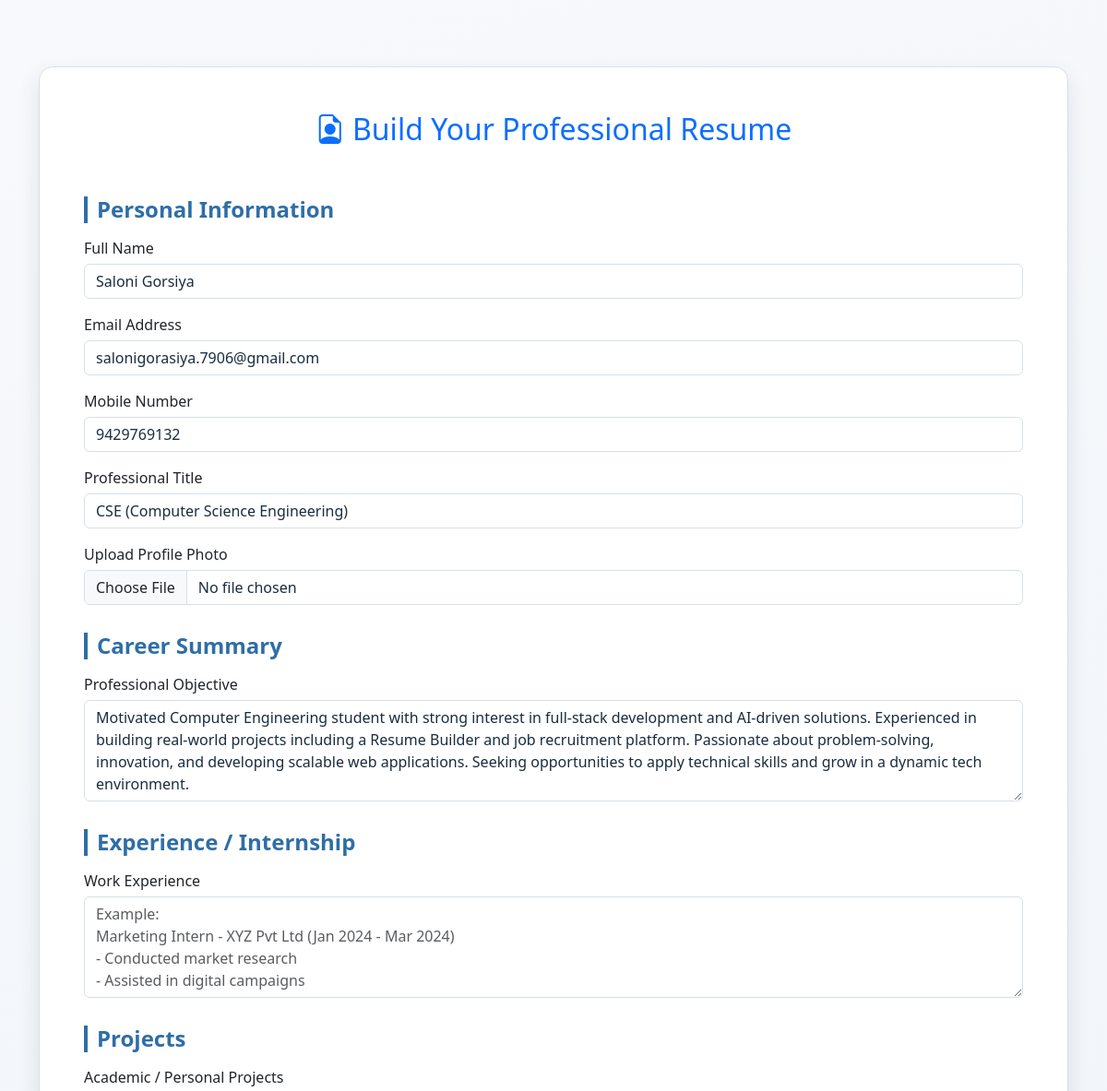
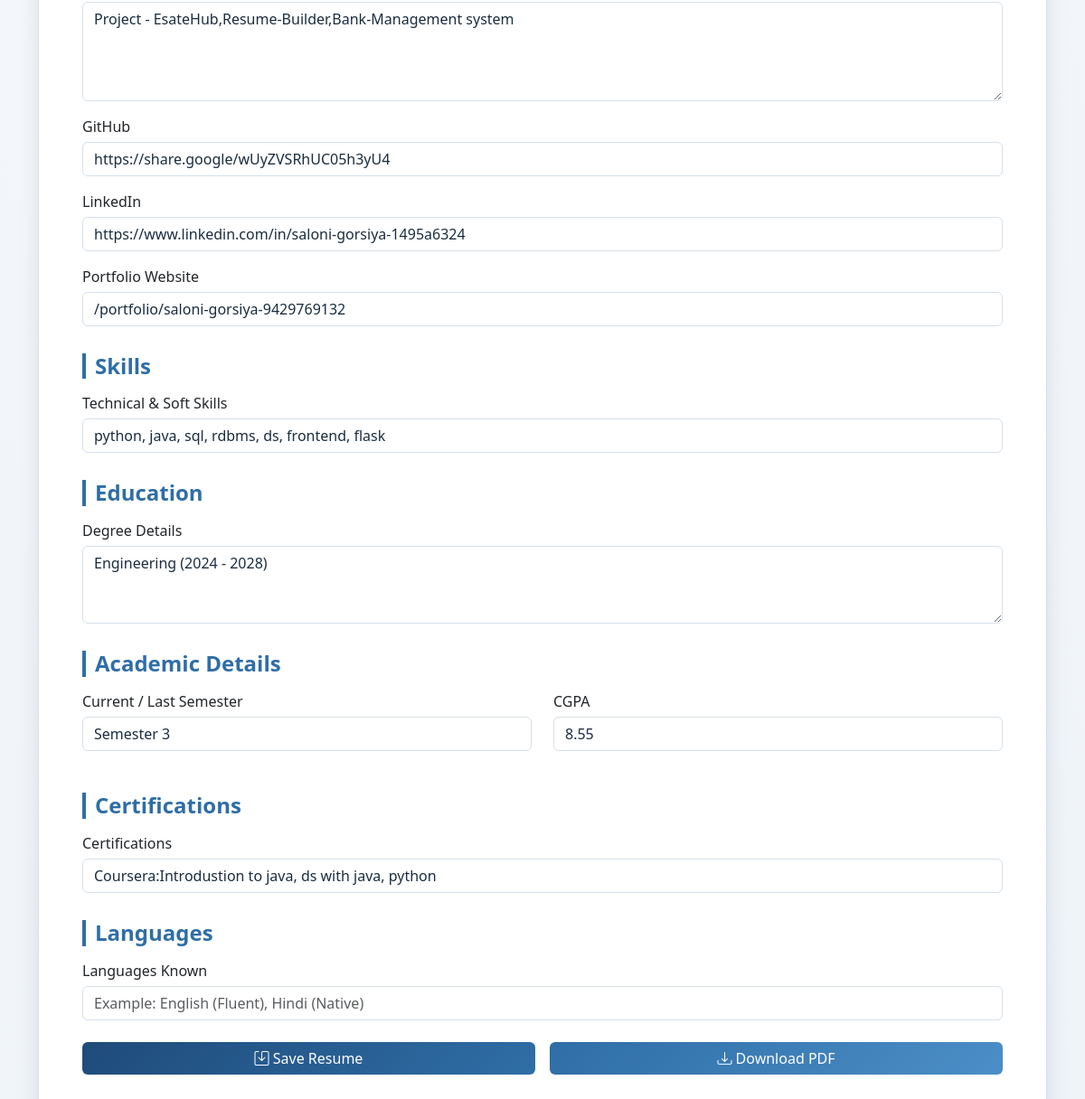
The page /resume-form (signed in) on the database its author committed (2 pictures, top to bottom).
### app/models/student.py (models this page shows, shortened)
class Students(db.Model):
    __tablename__ = "students"
    id = db.Column(db.Integer, primary_key=True)
    full_name = db.Column(db.String(150), nullable=False)
    slug = db.Column(db.String(200), unique=True, nullable=False)
    email = db.Column(db.String(120), unique=True, nullable=False)
    mobile_no = db.Column(db.String(15), nullable=False)
    start_year = db.Column(db.Integer, nullable=False)
    end_year = db.Column(db.Integer, nullable=False)
    field = db.Column(db.String(100), nullable=False)
    specialization = db.Column(db.String(120))
    objective = db.Column(db.Text)
    password = db.Column(db.String(16), nullable=False)
    college_id = db.Column(db.Integer, nullable=False)
    github = db.Column(db.String(200))
    linkedin = db.Column(db.String(200))
    portfolio = db.Column(db.String(255))
    resume_file = db.Column(db.String(255))
    video_resume = db.Column(db.String(255))
    sem = db.Column(db.Integer)  # Current/Last semester
    cgpa = db.Column(db.Float)    # CGPA
    is_public = db.Column(db.Boolean, default=True)
    created_at = db.Column(db.DateTime, server_default=db.func.now())
    projects = db.relationship(
        "Projects",
        back_populates="student",
        cascade="all, delete-orphan"
    )
    skills = db.relationship(
    "Skills",
    back_populates="student",
    cascade="all, delete-orphan"
)
    certificate = db.relationship("certificate", backref="student", lazy=True)

### app/models/project.py (models this page shows)
class Projects(db.Model):
    __tablename__ = "projects"
    id = db.Column(db.Integer, primary_key=True)
    title = db.Column(db.String(150), nullable=False)
    description = db.Column(db.Text)
    student_id = db.Column(db.Integer, db.ForeignKey("students.id"))
    student = db.relationship(
        "Students",
        back_populates="projects"
    )

### app/models/skills.py (models this page shows)
class Skills(db.Model):
    __tablename__ = "skills"
    id = db.Column(db.Integer, primary_key=True)
    student_id = db.Column(db.Integer, db.ForeignKey("students.id"))
    name = db.Column(db.String(100), nullable=False)
    student = db.relationship("Students", back_populates="skills")

### app/models/certificate.py (models this page shows)
class certificate(db.Model):
    __tablename__ = "certificate"
    id = db.Column(db.Integer, primary_key=True)
    student_id = db.Column(db.Integer, db.ForeignKey("students.id"))
    title = db.Column(db.String(200))
    platform = db.Column(db.String(100))
    year = db.Column(db.String(10))

### app/routes/resume.py (the view, shortened to what this page needs)
@resume_bp.route("/resume-form", methods=["GET", "POST"])
def resume_form():
    student_id = session.get("student_id")
    if not student_id:
        return redirect(url_for("home.login"))
    student = Students.query.get_or_404(student_id)
    return render_template(
        "student/Resume/resume.html",
        student=student
    )

### templates/student/Resume/resume.html (shortened to what this page needs)
﻿<!DOCTYPE html>
<html lang="en">
<head> <meta name="viewport" content="width=device-width, initial-scale=1.0">
    <link href="https://cdn.jsdelivr.net/npm/bootstrap@5.3.2/dist/css/bootstrap.min.css" rel="stylesheet">
    <link href="https://cdn.jsdelivr.net/npm/bootstrap-icons@1.11.1/font/bootstrap-icons.css" rel="stylesheet">
<link rel="stylesheet" href="{{ url_for('static', filename='css/mobile.css') }}"></head>
<body>
<div class="container mt-5 mb-5">
    <div class="card shadow-lg p-5">
        <h2 class="text-center text-primary mb-4">
            <i class="bi bi-file-earmark-person"></i> Build Your Professional Resume
        </h2>
        <form method="POST" action="{{ url_for('resume.resume_form') }}" enctype="multipart/form-data">
            <h4 class="section-title">Personal Information</h4>
            <div class="mb-3">
                <label>Full Name</label>
                <input type="text" class="form-control" name="full_name" value="{{ student.full_name or '' }}" readonly>
            </div>
            <div class="mb-3">
                <label>Email Address</label>
                <input type="email" class="form-control" name="email" value="{{ student.email or '' }}" readonly>
            </div>
            <div class="mb-3">
                <label>Mobile Number</label>
                <input type="text" class="form-control" name="mobile_no" value="{{ student.mobile_no or '' }}" readonly>
            </div>
            <div class="mb-3">
                <label>Professional Title</label>
                <input
                    type="text"
                    class="form-control"
                    name="title"
                    placeholder="Example: Full Stack Developer | MBA Marketing | Data Analyst"
                    value="{{ student.specialization or student.field or '' }}"
                >
            </div>
            <div class="mb-3">
                <label>Upload Profile Photo</label>
                <input type="file" class="form-control" name="photo">
            </div>
            <h4 class="section-title">Career Summary</h4>
            <div class="mb-3">
                <label>Professional Objective</label>
                <textarea
                    class="form-control"
                    name="objective"
                    rows="4"
                    placeholder="Example: Motivated MBA graduate seeking opportunities in business analytics where I can apply strategic thinking and data-driven decision-making skills."
                >{{ student.objective or '' }}</textarea>
            </div>
            <h4 class="section-title">Experience / Internship</h4>
            <div class="mb-3">
                <label>Work Experience</label>
                <textarea
                    class="form-control"
                    name="internship"
                    rows="4"
                    placeholder="Example:
Marketing Intern - XYZ Pvt Ltd (Jan 2024 - Mar 2024)
- Conducted market research
- Assisted in digital campaigns"
                >{{ student.internship if student.internship is defined else '' }}</textarea>
            </div>
            <h4 class="section-title">Projects</h4>
            <div class="mb-3">
                <label>Academic / Personal Projects</label>
                <textarea
                    class="form-control"
                    name="projects"
                    rows="4"
                    placeholder="Example:
Job Portal Web App - Developed using Flask & MySQL
Resume Builder System - Automated PDF Resume Generator"
                >{% for project in student.projects %}
{{ project.title }} - {{ project.description }}
{% endfor %}</textarea>
            </div>
            <div class="mb-3">
                <label>GitHub</label>
                <input type="url" name="github" class="form-control" value="{{ student.github or '' }}">
            </div>
            <div class="mb-3">
                <label>LinkedIn</label>
                <input type="url" name="linkedin" class="form-control" value="{{ student.linkedin or '' }}">
            </div>
            <div class="mb-3">
                <label>Portfolio Website</label>
                <input type="url" name="portfolio" class="form-control" value="{{ student.portfolio or ('/portfolio/' ~ student.slug if student.slug else '') }}">
            </div>
            <h4 class="section-title">Skills</h4>
            <div class="mb-3">
                <label>Technical & Soft Skills</label>
                <input
                    type="text"
                    class="form-control"
                    name="skills"
                    value="{% for skill in student.skills %}{{ skill.name }}{% if not loop.last %}, {% endif %}{% endfor %}"
                    placeholder="Example: Python, Flask, SQL, Leadership, Communication"
                >
            </div>
            <h4 class="section-title">Education</h4>
            <div class="mb-3">
                <label>Degree Details</label>
                <textarea
                    class="form-control"
                    name="education"
                    rows="3"
                    placeholder="Example:
MBA - Marketing
XYZ University (2023 - 2025)"
                >{{ student.field or '' }} ({{ student.start_year }} - {{ student.end_year }})</textarea>
            </div>
            <h4 class="section-title">Academic Details</h4>
            <div class="row">
                <div class="col-md-6 mb-3">
                    <label>Current / Last Semester</label>
                    <select class="form-control" name="sem">
                        {% for i in range(1, 9) %}
                        <option value="{{ i }}" {% if student.sem == i %}selected{% endif %}>Semester {{ i }}</option>
                        {% endfor %}
                    </select>
                </div>
                <div class="col-md-6 mb-3">
                    <label>CGPA</label>
                    <input
                        type="number"
                        class="form-control"
                        name="cgpa"
                        step="0.01"
                        min="0"
                        max="10"
                        placeholder="Example: 8.45"
                        value="{{ student.cgpa or '' }}"
                    >
                </div>
            </div>
            <h4 class="section-title">Certifications</h4>
            <div class="mb-3">
                <label>Certifications</label>
                <input
                    type="text"
                    class="form-control"
                    name="certifications"
                    value="{% for cert in student.certificate %}{{ cert.title }}{% if not loop.last %}, {% endif %}{% endfor %}"
                    placeholder="Example: Google Data Analytics, AWS Cloud Practitioner"
                >
            </div>
            <h4 class="section-title">Languages</h4>
            <div class="mb-4">
                <label>Languages Known</label>
                <input
                    type="text"
                    class="form-control"
                    name="languages"
                    value="{{ student.languages if student.languages is defined else '' }}"
                    placeholder="Example: English (Fluent), Hindi (Native)"
                >
            </div>
            <div class="d-flex gap-3 mt-4">
                <button type="submit" class="btn btn-primary w-50" name="action" value="save">
                    <i class="bi bi-save"></i> Save Resume
                </button>
                <button type="submit" class="btn btn-success w-50" name="action" value="download">
                    <i class="bi bi-download"></i> Download PDF
                </button>
            </div>
        </form>
    </div>
</div>
</body>
</html>

### static/css/mobile.css (style rules this page uses)
html, body { max-width: 100%; overflow-x: hidden; }

### templates/student/Resume/resume.html (style rules this page uses)
:root { --primary: #1f4b7a; --secondary: #2f6ea6; --accent: #4c8ec7; --light: #e7edf3; --surface: #f7f9fc; --white: #ffffff; --text-dark: #1a2d3f; --text-muted: #5f7388; --border: #d6e0ea; --shadow-md: 0 10px 24px rgba(15, 35, 55, 0.1); }
body { background: linear-gradient(160deg, #f7f9fc 0%, #eef3f8 100%); color: var(--text-dark); }
.section-title { border-left: 4px solid var(--secondary); padding-left: 10px; margin-top: 30px; margin-bottom: 15px; font-weight: 600; color: var(--secondary); }
.card { border-radius: 15px; border: 1px solid var(--border); box-shadow: var(--shadow-md) !important; animation: slideIn 0.45s ease-out; }
label { font-weight: 500; margin-bottom: 5px; }
.form-control { border: 1px solid var(--border); color: var(--text-dark); }
.btn-primary { background: linear-gradient(135deg, var(--primary), var(--secondary)); border: none; }
.btn-success { background: linear-gradient(135deg, var(--secondary), var(--accent)); border: none; }

### rows shown on the page
Students: full_name "Saloni Gorsiya", email "salonigorasiya.7906@gmail.com", mobile_no "9429769132", title "CSE (Computer Science Engineering)", objective "Motivated Computer Engineering student with strong interest in full-stack development and AI-driven solutions. Experienced in building real-world projects including a Resume Builder and job recruitment platform. Passionate about problem-solving, innovation, and developing scalable web applications. Seeking opportunities to apply technical skills and grow in a dynamic tech environment.", github "https://share.google/wUyZVSRhUC05h3yU4", linkedin "https://www.linkedin.com/in/saloni-gorsiya-1495a6324", portfolio "/portfolio/saloni-gorsiya-9429769132", education "Engineering (2024 - 2028)", sem "Semester 3", cgpa "8.55"
Projects: projects "Project - EsateHub,Resume-Builder,Bank-Management system"
Skills: skills "python, java, sql, rdbms, ds, frontend, flask"
certificate: certifications "Coursera:Introdustion to java, ds with java, python"
